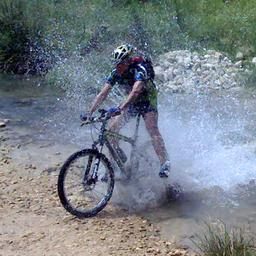
#> input picture code/test_image.JPEG, 256 x 256 px
$ python image-manipulation.py   (older library calls are emulated)
#> lines starting #> are read from the running program, lines starting #| are printed output that depends on the picture
### code/wrapper.py
#!/usr/bin/env python
"""wrapper.py

A small set of functions used to make the eidolon factory code a little easier
to integrate and work with.

"""
from __future__ import division

from PIL import Image
from tempfile import mkstemp
import numpy as np
import os
from skimage.io import imsave

from pydnn.eidolon import picture as pic
from pydnn.eidolon import helpers as hel
from pydnn.eidolon import scalespaces as scl
from pydnn.eidolon import noise as noi


SZ = 256
MIN_STD = (1 / np.sqrt(2))
MAX_STD = SZ / 4.0
STD_FAC = np.sqrt(2)


def load_pic(fname, sz=SZ, min_s=MIN_STD, max_s=MAX_STD, s_factor=STD_FAC):
    """Just make a picture using sane defaults"""
    return pic.Picture(fname, sz, min_s, max_s, s_factor)


def data_to_pic(dat, sz=SZ, min_s=MIN_STD, max_s=MAX_STD, s_factor=STD_FAC):
    """Turn a matrix into an Eidolon Picture object"""

    (outfd, fname) = mkstemp('.png')

    imsave(fname, dat)

    # close temp file, otherwise one gets complaints about
    # too many open files
    outsock = os.fdopen(outfd, 'w')
    outsock.close()

    return load_pic(fname, sz, min_s, max_s, s_factor)


def pic_to_data(pic):
    """Return the data inside an Eidolon Picture object"""
    return np.asarray(pic.resizedOriginalImage)


# [79 lines left out: functions coherent_disarray, superficial_disarray, lotze_disarray, helmholtz_disarray, coherent_disarray_of_edges, partially_coherent_disarray, not called in this run]

### code/image-manipulation.py
#!/usr/bin/env python

from skimage.color import rgb2gray
from skimage.io import imread, imsave
from scipy.misc import toimage
import numpy as np

import wrapper as wr

###########################################################
#   IMAGE IO
###########################################################

def imload_rgb(path):
    """Load and return an RGB image in the range [0, 1]."""
#> called with path = 'test_image.JPEG'

    return imread(path) / 255.0


def save_img(image, imgname, use_JPEG=False):
    """Save image as either .jpeg or .png"""

    if use_JPEG:
        imsave(imgname+".JPEG", image)
    else:
        toimage(image,
                cmin=0.0, cmax=1.0).save(imgname+".png")


###########################################################
#   IMAGE MANIPULATION
###########################################################

def adjust_contrast(image, contrast_level):
    """Return the image scaled to a certain contrast level in [0, 1].

    parameters:
    - image: a numpy.ndarray
    - contrast_level: a scalar in [0, 1]; with 1 -> full contrast
    """

    assert(contrast_level >= 0.0), "contrast_level too low."
    assert(contrast_level <= 1.0), "contrast_level too high."

    return (1-contrast_level)/2.0 + image.dot(contrast_level)


def grayscale_contrast(image, contrast_level):
    """Convert to grayscale. Adjust contrast.

    parameters:
    - image: a numpy.ndarray
    - contrast_level: a scalar in [0, 1]; with 1 -> full contrast
    """

    return adjust_contrast(rgb2gray(image), contrast_level)


def uniform_noise(image, width, contrast_level, rng):
    """Convert to grayscale. Adjust contrast. Apply uniform noise.

    parameters:
    - image: a numpy.ndarray
    - width: a scalar indicating width of additive uniform noise
             -> then noise will be in range [-width, width]
    - contrast_level: a scalar in [0, 1]; with 1 -> full contrast
    - rng: a np.random.RandomState(seed=XYZ) to make it reproducible
    """

    image = grayscale_contrast(image, contrast_level)

    return apply_uniform_noise(image, -width, width, rng)


###########################################################
#   HELPER FUNCTIONS
###########################################################

def apply_uniform_noise(image, low, high, rng=None):
    """Apply uniform noise to an image, clip outside values to 0 and 1.

    parameters:
    - image: a numpy.ndarray
    - low: lower bound of noise within [low, high)
    - high: upper bound of noise within [low, high)
    - rng: a np.random.RandomState(seed=XYZ) to make it reproducible
    """

    nrow = image.shape[0]
    ncol = image.shape[1]

    image = image + get_uniform_noise(low, high, nrow, ncol, rng)

    #clip values
    image = np.where(image < 0, 0, image)
    image = np.where(image > 1, 1, image)

    assert is_in_bounds(image, 0, 1), "values <0 or >1 occurred"

    return image


def get_uniform_noise(low, high, nrow, ncol, rng=None):
    """Return uniform noise within [low, high) of size (nrow, ncol).

    parameters:
    - low: lower bound of noise within [low, high)
    - high: upper bound of noise within [low, high)
    - nrow: number of rows of desired noise
    - ncol: number of columns of desired noise
    - rng: a np.random.RandomState(seed=XYZ) to make it reproducible
    """

    if rng is None:
        return np.random.uniform(low=low, high=high,
                                 size=(nrow, ncol))
    else:
        return rng.uniform(low=low, high=high,
                           size=(nrow, ncol))


def is_in_bounds(mat, low, high):
    """Return wether all values in 'mat' fall between low and high.

    parameters:
    - mat: a numpy.ndarray
    - low: lower bound (inclusive)
    - high: upper bound (inclusive)
    """

    return np.all(np.logical_and(mat >= 0, mat <= 1))


def eidolon_partially_coherent_disarray(image, reach, coherence, grain):
    """Return parametrically distorted images (produced by Eidolon factory.

    For more information on the effect of different distortions, please
    have a look at the paper: Koenderink et al., JoV 2017,
    Eidolons: Novel stimuli for vision research).

    - image: a numpy.ndarray
    - reach: float, controlling the strength of the manipulation
    - coherence: a float within [0, 1] with 1 = full coherence
    - grain: float, controlling how fine-grained the distortion is
    """

    return wr.partially_coherent_disarray(wr.data_to_pic(image),
                                          reach, coherence, grain)

###########################################################
#   MAIN METHOD FOR TESTING & DEMONSTRATION PURPOSES
###########################################################

if __name__ == "__main__":

    print("""This main method should generate manipulated
           images in the directory where it was executed.""")

    use_JPEG = False # either JPEG or PNG
    img = imload_rgb("test_image.JPEG")

    ###################################################
    # A) Example for color-experiment:
    #    - convert to grayscale
    ###################################################

    img_grayscale = rgb2gray(img)
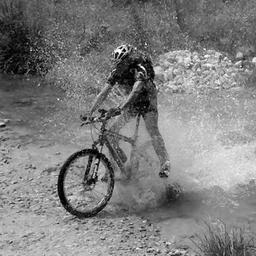
#> img_grayscale: shape (256, 256) float64; min 0, max 0.992, mean 0.498
    save_img(img_grayscale, "test_image_grayscale", use_JPEG)

    ###################################################
    # B) Example for contrast-experiment:
    #    - convert to grayscale and
    #    - reduce contrast to nominal contrast of 10%
    ###################################################

    contrast_level_1 = 0.1
    img_low_contrast = grayscale_contrast(image=img,
                                          contrast_level=contrast_level_1)
#> in adjust_contrast, `return (1-contrast_level)/2.0 + image.dot(contrast_level)`:
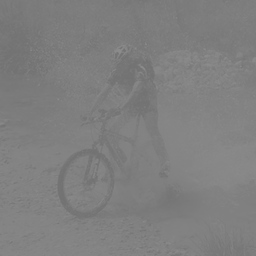
#> returned value: shape (256, 256) float64; min 0.45, max 0.549, mean 0.5
    save_img(img_low_contrast, "test_image_low_contrast", use_JPEG)

    ###################################################
    # C) Example for noise-experiment:
    #    - convert to graycale and
    #    - reduce contrast to 30% and
    #    - apply uniform noise with width 0.1
    ###################################################

    noise_width = 0.1
    contrast_level_2 = 0.3
    rng = np.random.RandomState(seed=42)

    img_noisy = uniform_noise(image=img, width=noise_width,
                              contrast_level=contrast_level_2,
                              rng=rng)
#> call 2 of adjust_contrast, with contrast_level = 0.3
#> in adjust_contrast (call 2), `return (1-contrast_level)/2.0 + image.dot(contrast_level)`:
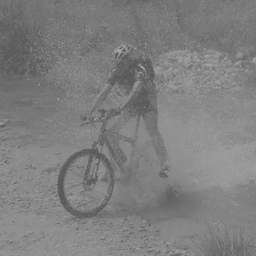
#> returned value: shape (256, 256) float64; min 0.35, max 0.647, mean 0.499
#> in apply_uniform_noise, `image = image + get_uniform_noise(low, high, nrow, ncol, rng)`:
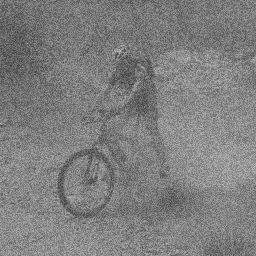
#> image: shape (256, 256) float64; min 0.253, max 0.744, mean 0.499
    save_img(img_noisy, "test_image_noisy", use_JPEG)

    ###################################################
    # D) Example for eidolon-experiment:
    #    - use partially_coherent_disarray
    ###################################################

    grain = 10.0
    coherence = 1.0
    reach = 8.0

    img_eidolon = eidolon_partially_coherent_disarray(img, reach,
                                                      coherence, grain)
#> (the run stopped early here; a loop or call above may not have finished)
